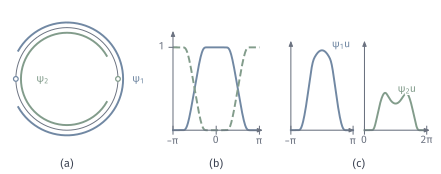

Write Python code to recreate this figure.
"""Finite atlas on the circle, a partition of unity and the two localised pieces read in their own charts."""
from pathlib import Path
import sys
ROOT = next(p for p in Path(__file__).resolve().parents if (p/"build.sh").is_file() and (p/"tex/book.tex").is_file())
sys.path.insert(0, str(ROOT/"figures/04-spaces-measures-and-geometry/04-manifolds/matplotlib/mfd-common"))
from mfd3d import *
W, H = 112, 44
fig, ax = canvas(W, H)
eta = lambda t: np.where(t > 0, np.exp(-1/np.maximum(t, 1e-12)), 0.)
S = lambda t: eta(t)/(eta(t)+eta(1-t))
def psi1(th):
    return S((5*np.pi/6-np.abs(th))/(2*np.pi/3))
u = lambda th: 1+.5*np.cos(th)
# (a) circle
c = np.array([17., 24.]); R = 13.
th = np.linspace(-np.pi, np.pi, 721)
ax.plot(c[0]+R*np.cos(th), c[1]+R*np.sin(th), color=MUTED, lw=.7, zorder=1)
a1 = np.linspace(-5*np.pi/6, 5*np.pi/6, 361)
ax.plot(c[0]+(R+1.3)*np.cos(a1), c[1]+(R+1.3)*np.sin(a1), color=BLUE, lw=1.4, zorder=3)
a2 = np.linspace(np.pi/6, 11*np.pi/6, 361)
ax.plot(c[0]+(R-1.3)*np.cos(a2), c[1]+(R-1.3)*np.sin(a2), color=GREEN, lw=1.4, zorder=3)
ax.plot([c[0]-R], [c[1]], 'o', ms=3.4, mfc='white', mec=BLUE, mew=.9, zorder=5)
ax.plot([c[0]+R], [c[1]], 'o', ms=3.4, mfc='white', mec=GREEN, mew=.9, zorder=5)
label(ax, c+[R+4.2, 6.5], r'$\operatorname{supp}\psi_1$', 7.5, BLUE, halo=True, ha='left') if 0 else None
label(ax, c+[R+5.2, 0], r'$\psi_1$', 7.5, BLUE, halo=True)
label(ax, c-[R-6.8, 0], r'$\psi_2$', 7.5, GREEN, halo=True)
panel_tag(ax, c[0], 1.7, '(a)')
# (b) partition
x0, y0, sx, sy = 44, 11, 22/np.pi/2, 21
G = lambda t, v: np.c_[x0+sx*(t+np.pi), y0+sy*v]
arrow(ax, G(-np.pi, 0)[0], G(np.pi*1.08, 0)[0], color=MUTED, lw=.75, scale=5.5); arrow(ax, G(-np.pi, 0)[0], G(-np.pi, 1.2)[0], color=MUTED, lw=.75, scale=5.5)
p1 = psi1(th)
ax.plot(*G(th, p1).T, color=BLUE, lw=1.4, zorder=3); ax.plot(*G(th, 1-p1).T, color=GREEN, lw=1.4, ls='--', zorder=3)
for t0, n in ((-np.pi, r'$-\pi$'), (0, '$0$'), (np.pi, r'$\pi$')):
    ax.plot([G(t0, 0)[0, 0]]*2, [y0-1, y0+1], color=MUTED, lw=.75); label(ax, G(t0, 0)[0]+[0, -2.7], n, 7.5, MUTED)
ax.plot([x0-1, x0+1], [y0+sy]*2, color=MUTED, lw=.75); label(ax, (x0-2.8, y0+sy), '$1$', 7.5, MUTED)
panel_tag(ax, G(0, 0)[0, 0], 1.7, '(b)')
# (c) pieces in the charts
x1 = 74; sy2 = 13.5
C = lambda t, v, x0_: np.c_[x0_+sx*.86*t, y0+sy2*v]
xa = x1; 
for off, lo, hi in ((x1+12, -np.pi, np.pi), ):
    pass
ca = lambda t, v: np.c_[x1+sx*.72*(t+np.pi), y0+sy2*v]
cb = lambda t, v: np.c_[x1+sx*.72*(2*np.pi+1.15+t), y0+sy2*v]
arrow(ax, ca(-np.pi, 0)[0], ca(np.pi*1.05, 0)[0], color=MUTED, lw=.75, scale=5.5); arrow(ax, ca(-np.pi, 0)[0], ca(-np.pi, 1.68)[0], color=MUTED, lw=.75, scale=5.5)
ax.plot(*ca(th, p1*u(th)).T, color=BLUE, lw=1.4, zorder=3)
th2 = np.linspace(0, 2*np.pi, 721)
p2 = 1-psi1(np.angle(np.exp(1j*th2)))
arrow(ax, cb(0, 0)[0], cb(2*np.pi*1.05, 0)[0], color=MUTED, lw=.75, scale=5.5); arrow(ax, cb(0, 0)[0], cb(0, 1.68)[0], color=MUTED, lw=.75, scale=5.5)
ax.plot(*cb(th2, p2*u(th2)).T, color=GREEN, lw=1.4, zorder=3)
label(ax, ca(0, 1.5)[0]+[5, 1.5], r'$\psi_1u$', 7.5, BLUE, halo=True)
label(ax, cb(np.pi, .55)[0]+[3, 3], r'$\psi_2u$', 7.5, GREEN, halo=True)
for g, t0, n in ((ca, -np.pi, r'$-\pi$'), (ca, np.pi, r'$\pi$'), (cb, 0, '$0$'), (cb, 2*np.pi, r'$2\pi$')):
    ax.plot([g(t0, 0)[0, 0]]*2, [y0-1, y0+1], color=MUTED, lw=.75); label(ax, g(t0, 0)[0]+[0, -2.7], n, 7.5, MUTED)
panel_tag(ax, (ca(-np.pi, 0)[0, 0]+cb(2*np.pi, 0)[0, 0])/2, 1.7, '(c)')
save(fig, Path(__file__).resolve().parent, 'figure', {'formula': 'psi1=S((5pi/6-|theta|)/(2pi/3)), S=eta/(eta+eta(1-.)), eta=exp(-1/t); psi2=1-psi1; u=1+0.5 cos theta'})
